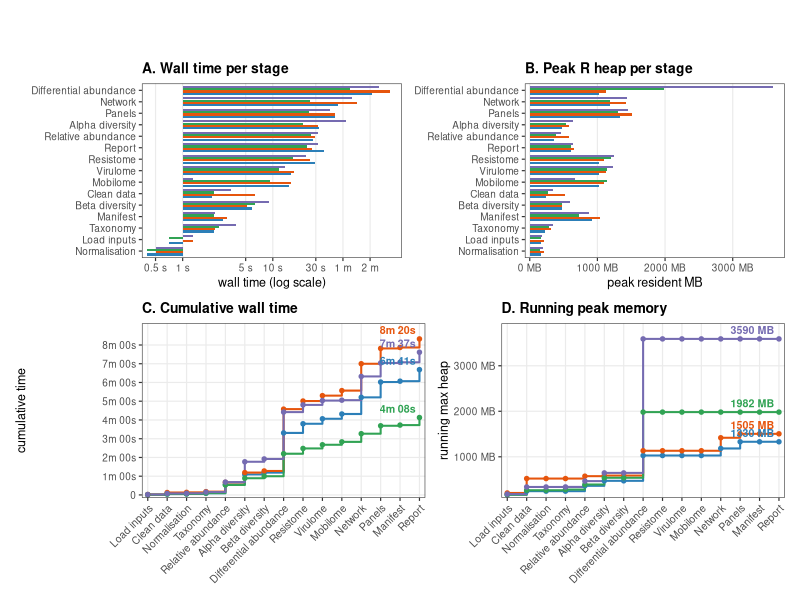
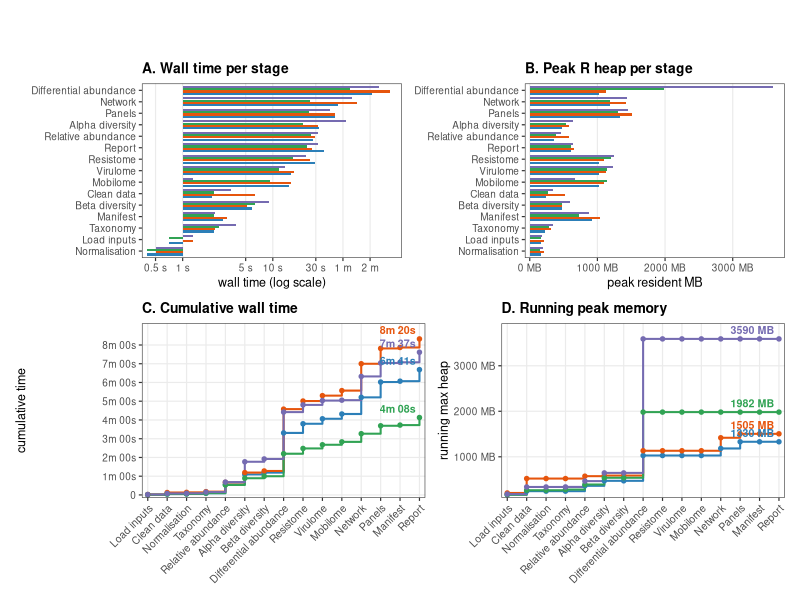

These charts were generated, in order, by the following R code:
suppressPackageStartupMessages({
  library(ggplot2)
  library(patchwork)
  library(dplyr)
  library(tidyr)
  library(scales)
})

# Per-stage wall time (seconds) and peak R-process heap (MB) across four
# cohorts. B1/B2 from the manuscript Table 1 run (commit eee122c, 2026-06-23).
# HW = hospital_wastewater_eg (n=20, run_hww 2026-09-06, 4m 08s).
# WL = wetlands_flyway (n=24, standard run rerun_wet2 2026-09-09, 7m 37s;
#      the complete-ABRicate standard analysis, not the covariate exploration).
stages <- tibble::tribble(
  ~stage,                  ~order, ~b1_sec, ~b1_mb, ~b2_sec, ~b2_mb, ~hw_sec, ~hw_mb, ~wl_sec, ~wl_mb,
  "load_inputs",                1,    0.7,   168,    1.3,   205,    0.7,   167,    1.3,   181,
  "clean_data",                 2,    2.1,   245,    6.4,   522,    2.2,   266,    3.4,   337,
  "normalisation",              3,    0.4,   160,    0.5,   205,    0.4,   157,    0.5,   203,
  "taxonomy",                   4,    2.2,   230,    2.3,   308,    2.5,   280,    3.9,   338,
  "relative_abundance",         5,   27.6,   362,   29.6,   574,   26.2,   391,   32.0,   466,
  "alpha_diversity",            6,   32.6,   472,   31.4,   587,   21.5,   539,   65.0,   646,
  "beta_diversity",             7,    5.9,   472,    5.2,   482,    6.4,   479,    9.1,   601,
  "differential_abundance",     8,  127.0,  1028,  198.0,  1133,   72.0,  1982,  150.0,  3590,
  "resistome",                  9,   29.3,  1028,   25.9,  1102,   16.9,  1194,   23.1,  1240,
  "virulome",                  10,   16.0,  1028,   17.3,  1132,   11.8,  1137,   13.8,  1234,
  "mobilome",                  11,   15.3,  1028,   16.1,  1100,    9.3,  1146,    1.3,   665,
  "network",                   12,   53.3,  1183,   86.0,  1418,   26.1,  1185,   76.0,  1435,
  "panels",                    13,   49.0,  1330,   49.0,  1505,   25.4,  1301,   43.0,  1451,
  "manifest",                  14,    2.8,   922,    3.1,  1040,    2.2,   734,    2.3,   873,
  "report",                    15,   36.9,   611,   27.4,   647,   24.2,   614,   32.1,   646
)

cohort_colors <- c(B1 = "#2c7fb8", B2 = "#e6550d",
                   HW = "#31a354", WL = "#756bb1")
cohort_labels <- c(
  B1 = "B1  Chicken batch 1 (n = 18)",
  B2 = "B2  Chicken batch 2 (n = 32)",
  HW = "HW  Hospital wastewater (n = 20)",
  WL = "WL  Wetlands (n = 24)"
)
cohort_levels <- c("B1", "B2", "HW", "WL")

pretty_stage <- function(s) {
  s <- gsub("_", " ", s)
  paste0(toupper(substr(s, 1, 1)), substr(s, 2, nchar(s)))
}

fmt_duration <- function(sec) {
  vapply(sec, function(s) {
    if (s < 60) {
      if (s < 10) sprintf("%.1f s", s) else sprintf("%.0f s", s)
    } else {
      m <- floor(s / 60); r <- round(s - 60 * m)
      sprintf("%dm %02ds", m, r)
    }
  }, character(1))
}

stage_order_by_b2 <- stages %>%
  arrange(desc(b2_sec)) %>%
  pull(stage)

# ----- Panel A: wall time per stage -----
runtime_long <- stages %>%
  select(stage, B1 = b1_sec, B2 = b2_sec, HW = hw_sec, WL = wl_sec) %>%
  pivot_longer(all_of(cohort_levels), names_to = "cohort", values_to = "sec") %>%
  mutate(
    stage = factor(pretty_stage(stage), levels = rev(pretty_stage(stage_order_by_b2))),
    cohort = factor(cohort, levels = cohort_levels)
  )

panel_a <- ggplot(runtime_long, aes(x = sec, y = stage, fill = cohort)) +
  geom_col(position = position_dodge(width = 0.8), width = 0.75) +
  scale_x_log10(
    breaks = c(0.5, 1, 5, 10, 30, 60, 120, 300),
    labels = c("0.5 s", "1 s", "5 s", "10 s", "30 s", "1 m", "2 m", "5 m"),
    expand = expansion(mult = c(0.02, 0.05))
  ) +
  scale_fill_manual(values = cohort_colors, labels = cohort_labels) +
  labs(
    title = "A. Wall time per stage",
    x = "wall time (log scale)",
    y = NULL,
    fill = NULL
  ) +
  theme_bw(base_size = 9) +
  theme(
    plot.title = element_text(face = "bold", size = 10),
    panel.grid.minor = element_blank(),
    panel.grid.major.y = element_blank(),
    legend.position = "none"
  )

# ----- Panel B: peak memory per stage (same stage order as A) -----
mem_long <- stages %>%
  select(stage, B1 = b1_mb, B2 = b2_mb, HW = hw_mb, WL = wl_mb) %>%
  pivot_longer(all_of(cohort_levels), names_to = "cohort", values_to = "mb") %>%
  mutate(
    stage = factor(pretty_stage(stage), levels = rev(pretty_stage(stage_order_by_b2))),
    cohort = factor(cohort, levels = cohort_levels)
  )

panel_b <- ggplot(mem_long, aes(x = mb, y = stage, fill = cohort)) +
  geom_col(position = position_dodge(width = 0.8), width = 0.75) +
  scale_x_continuous(
    breaks = c(0, 1000, 2000, 3000),
    labels = function(x) paste0(x, " MB"),
    expand = expansion(mult = c(0.02, 0.05))
  ) +
  scale_fill_manual(values = cohort_colors, labels = cohort_labels) +
  labs(
    title = "B. Peak R heap per stage",
    x = "peak resident MB",
    y = NULL,
    fill = NULL
  ) +
  theme_bw(base_size = 9) +
  theme(
    plot.title = element_text(face = "bold", size = 10),
    panel.grid.minor = element_blank(),
    panel.grid.major.y = element_blank(),
    legend.position = "none"
  )

# ----- Panel C: cumulative runtime in pipeline order -----
cum_runtime <- stages %>%
  arrange(order) %>%
  mutate(B1 = cumsum(b1_sec), B2 = cumsum(b2_sec),
         HW = cumsum(hw_sec), WL = cumsum(wl_sec)) %>%
  select(order, stage, all_of(cohort_levels)) %>%
  pivot_longer(all_of(cohort_levels), names_to = "cohort", values_to = "cum_sec") %>%
  mutate(cohort = factor(cohort, levels = cohort_levels))

end_labels_c <- cum_runtime %>%
  group_by(cohort) %>%
  filter(order == max(order)) %>%
  ungroup() %>%
  mutate(label = fmt_duration(cum_sec))

panel_c <- ggplot(cum_runtime, aes(x = order, y = cum_sec, color = cohort)) +
  geom_step(linewidth = 0.7) +
  geom_point(size = 1.2) +
  geom_text(
    data = end_labels_c,
    aes(label = label),
    hjust = 1.1, vjust = -0.6, size = 2.7, fontface = "bold", show.legend = FALSE
  ) +
  scale_x_continuous(
    breaks = stages$order,
    labels = pretty_stage(stages$stage),
    expand = expansion(add = c(0.3, 0.3))
  ) +
  scale_y_continuous(
    breaks = c(0, 60, 120, 180, 240, 300, 360, 420, 480),
    labels = function(s) ifelse(s == 0, "0", fmt_duration(s)),
    expand = expansion(mult = c(0.02, 0.10))
  ) +
  scale_color_manual(values = cohort_colors, labels = cohort_labels) +
  labs(
    title = "C. Cumulative wall time",
    x = NULL,
    y = "cumulative time",
    color = NULL
  ) +
  theme_bw(base_size = 9) +
  theme(
    plot.title = element_text(face = "bold", size = 10),
    axis.text.x = element_text(angle = 45, hjust = 1, vjust = 1, size = 7.5),
    panel.grid.minor = element_blank(),
    legend.position = "none"
  )

# ----- Panel D: running peak memory in pipeline order -----
run_peak <- stages %>%
  arrange(order) %>%
  mutate(B1 = cummax(b1_mb), B2 = cummax(b2_mb),
         HW = cummax(hw_mb), WL = cummax(wl_mb)) %>%
  select(order, stage, all_of(cohort_levels)) %>%
  pivot_longer(all_of(cohort_levels), names_to = "cohort", values_to = "max_mb") %>%
  mutate(cohort = factor(cohort, levels = cohort_levels))

end_labels_d <- run_peak %>%
  group_by(cohort) %>%
  filter(order == max(order)) %>%
  ungroup() %>%
  mutate(label = sprintf("%d MB", max_mb))

panel_d <- ggplot(run_peak, aes(x = order, y = max_mb, color = cohort)) +
  geom_step(linewidth = 0.7) +
  geom_point(size = 1.2) +
  geom_text(
    data = end_labels_d,
    aes(label = label),
    hjust = 1.1, vjust = -0.6, size = 2.7, fontface = "bold", show.legend = FALSE
  ) +
  scale_x_continuous(
    breaks = stages$order,
    labels = pretty_stage(stages$stage),
    expand = expansion(add = c(0.3, 0.3))
  ) +
  scale_y_continuous(
    labels = function(x) paste0(x, " MB"),
    expand = expansion(mult = c(0.02, 0.10))
  ) +
  scale_color_manual(values = cohort_colors, labels = cohort_labels) +
  labs(
    title = "D. Running peak memory",
    x = NULL,
    y = "running max heap",
    color = NULL
  ) +
  theme_bw(base_size = 9) +
  theme(
    plot.title = element_text(face = "bold", size = 10),
    axis.text.x = element_text(angle = 45, hjust = 1, vjust = 1, size = 7.5),
    panel.grid.minor = element_blank(),
    legend.position = "none"
  )

# ----- Assemble -----
shared_legend <- ggplot(runtime_long, aes(x = sec, y = stage, fill = cohort)) +
  geom_col() +
  scale_fill_manual(values = cohort_colors, labels = cohort_labels) +
  labs(fill = NULL) +
  guides(fill = guide_legend(nrow = 2, byrow = TRUE)) +
  theme_bw(base_size = 9) +
  theme(
    legend.position = "top",
    legend.key.size = unit(0.4, "cm"),
    legend.text = element_text(size = 8)
  )

legend_grob <- cowplot::get_legend(shared_legend)

fig2 <- (
  (panel_a | panel_b) /
  (panel_c | panel_d)
) +
  plot_annotation(theme = theme(plot.margin = margin(2, 2, 2, 2)))

fig2_with_legend <- patchwork::wrap_elements(legend_grob) / fig2 +
  plot_layout(heights = c(0.08, 1))

out_dir <- "C:/Users/julio/Desktop/Metagenomics_pipeline_automation/docs/manuscript"
png_path  <- file.path(out_dir, "figure2_pipeline_performance.png")
tiff_path <- file.path(out_dir, "figure2_pipeline_performance.tiff")

ggsave(
  png_path, fig2_with_legend,
  width = 190, height = 205, units = "mm", dpi = 300
)
ggsave(
  tiff_path, fig2_with_legend,
  width = 190, height = 205, units = "mm", dpi = 300,
  compression = "lzw"
)

message("Wrote ", png_path)
message("Wrote ", tiff_path)
